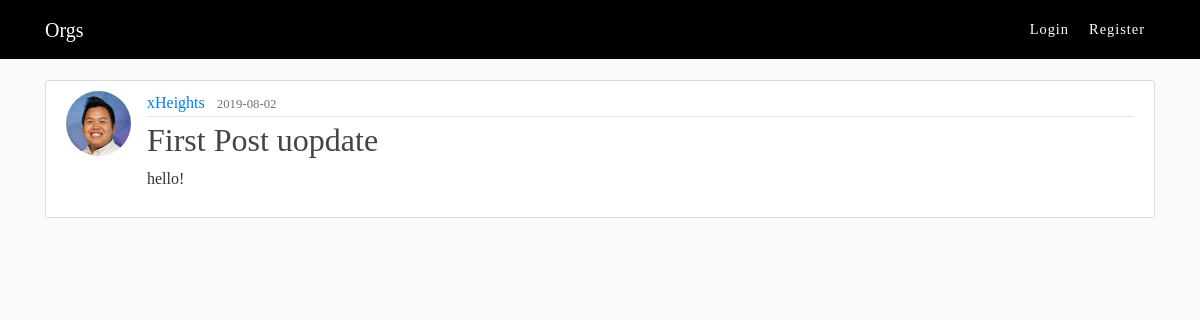
/post/1, run on the app's committed database.
### orgs/models.py (models this page shows, shortened)
class User(db.Model, UserMixin):
        id = db.Column(db.Integer, primary_key=True)
        username = db.Column(db.String(20), unique=True, nullable=False)
        email = db.Column(db.String(120), unique=True, nullable=False)
        image_file = db.Column(db.String(20), nullable=False, default='default.jpg')
        password = db.Column(db.String(60), nullable=False)
        posts = db.relationship('Post', backref='author', lazy=True)

class Post(db.Model):
        id = db.Column(db.Integer, primary_key=True)
        title = db.Column(db.String(100), nullable=False)
        date_posted = db.Column(db.DateTime, nullable=False, default=datetime.utcnow)
        content = db.Column(db.Text, nullable=False)
        user_id = db.Column(db.Integer, db.ForeignKey('user.id'), nullable=False)

### orgs/posts/routes.py (the view)
@posts.route("/post/<int:post_id>")
def post(post_id):
        post = Post.query.get_or_404(post_id)
        return render_template('post.html', title=post.title, post=post)

### orgs/templates/post.html (shortened to what this page needs)
{% extends "layout.html" %}
{% block content %}
<article class="media content-section">
    <img class="rounded-circle article-img"
        src="{{ url_for('static', filename='profile_pics/' + post.author.image_file) }}">
    <div class="media-body">
        <div class="article-metadata">
            <a class="mr-2" href="{{ url_for('users.user_posts', username=post.author.username) }}">{{ post.author.username }}</a>
            <small class="text-muted">{{ post.date_posted.strftime('%Y-%m-%d') }}</small>
        </div>
        <h2 class="article-title">{{ post.title }}</h2>
        <p class="article-content">{{ post.content }}</p>
    </div>
</article>
{% endblock content %}

### orgs/static/main.css (style rules this page uses)
body { background: #fafafa; color: #333333; margin-top: 5rem; font-family: 'Montserrat'; }
h1, h2, h3, h4, h5, h6 { color: #444444; }
.content-section { align-content: center; background: #ffffff; padding: 10px 20px; border: 1px solid #dddddd; border-radius: 3px; margin-bottom: 20px; }
.article-title { color: #444444; }
.article-content { white-space: pre-line; }
.article-img { height: 65px; width: 65px; margin-right: 16px; }
.article-metadata { padding-bottom: 1px; margin-bottom: 4px; border-bottom: 1px solid #e3e3e3 }

### data on the page
User: image_file (picture), author.username "xHeights"
Post: date_posted "2019-08-02", title "First Post uopdate", content "hello!"
